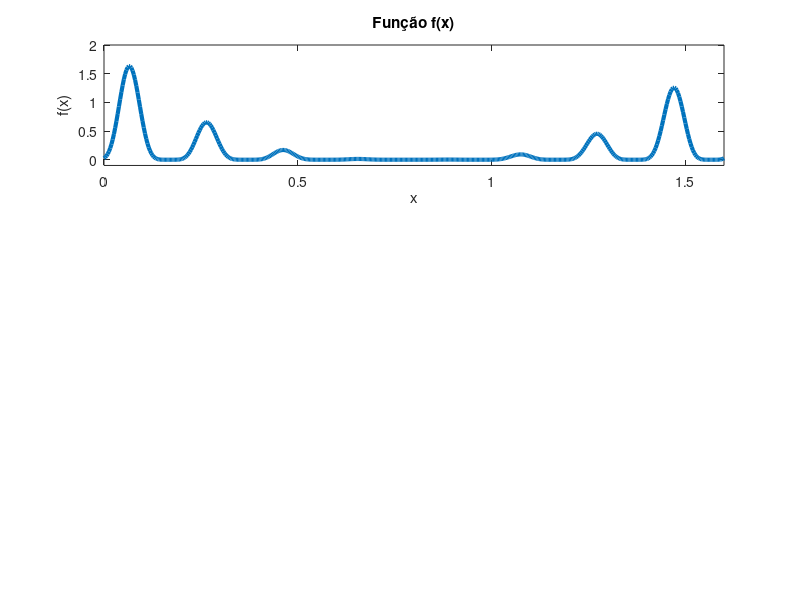

Write the MATLAB code that produced this figure. (Note: this script raises an error after producing the figure.)
clc
clear
close all;

figure;
set(gcf, 'Units', 'normalized', 'OuterPosition', [0 0 1 1]);

% Limites e definição do intervalo da função
limits = [0, 1.6];
range = limits(2) - limits(1);
set(0, 'defaultlinelinewidth', 3);

% Gráfico da função no primeiro subplot
subplot(3, 1, 1); % 3 linhas, 1 coluna, primeira posição
ezplot('4 * (sin(5 * pi * x + 0.5).^6) .* exp(log2((x - 0.8).^2))', limits)
ylabel('f(x)')
title('Função f(x)')
axis([0, limits(2), -0.1, 2]);
hold on

% Inicialização do ponto inicial
x_current = limits(1) + rand * range;

% Avaliação da função objetivo
F_current = f1(x_current);

% Plot da solução inicial e do máximo global conhecido
plot(x_current, F_current, 'or', 'MarkerSize', 6);
plot(0.065182, 1.6333, 'ok', 'MarkerSize', 10, 'MarkerFaceColor', 'g');
legend('Função f(x)', 'Solução inicial', 'Solução do máximo','Location', [0.95, 0.65, 0.01, 0.01]);

% Vetores para guardar os valores de x e F
xplot(1) = x_current; 
Fplot(1) = F_current; 

% Parâmetros de iteração e contagem de estagnação
it = 1;
num_it = 300;
max_no_improvement = 25;  % Número máximo de iterações sem melhora antes da reinicialização
no_improvement_count = 0;  % Contador de iterações sem melhora
step_size = 0.02 * range;  % Passo máximo permitido

% Loop do Hill Climbing com reinicialização MRGC
while it <= num_it
    % Gerar um ponto de teste aleatório dentro de 0.02 da amplitude do espaço de pesquisa
    x_teste = x_current + (rand * 2 - 1) * step_size; % Intervalo [x_current - step_size, x_current + step_size]
    x_teste = max(min(x_teste, limits(2)), limits(1)); % Garantir que o ponto esteja nos limites

    % Avaliação da função objetivo no ponto de teste
    F_teste = f1(x_teste);

    % Verificação de melhora na função objetivo
    if F_teste > F_current
        x_current = x_teste;
        F_current = F_teste;
        plot(x_teste, F_teste, 'ok', 'MarkerSize', 6);
        no_improvement_count = 0;  % Reset ao contador se houver melhora
    else
        no_improvement_count = no_improvement_count + 1;
    end

    % Armazenamento dos valores da iteração
    xplot(it) = x_current;
    Fplot(it) = F_current;

    % Verificação para reinicialização MRHC
    if no_improvement_count >= max_no_improvement
        x_current = limits(1) + rand * range;  % Novo ponto aleatório
        F_current = f1(x_current);  % Reavaliação no novo ponto
        no_improvement_count = 0;  % Reset do contador de estagnação
        plot(x_current, F_current, 'or', 'MarkerSize', 6);  % Plot do novo ponto inicial
    end

    it = it + 1;
end

hold off

% Gráficos dos resultados
It_plot = 1:1:num_it;

% Gráfico do máximo de F no segundo subplot
subplot(3, 1, 2); % 3 linhas, 1 coluna, segunda posição
plot(It_plot, Fplot, 'b-', 'LineWidth', 1.5);
title('Gráfico do y máximo');
xlabel('Iterações');
ylabel('F');
axis([0 num_it 0 1.7]);

% Gráfico do máximo de x no terceiro subplot
subplot(3, 1, 3); % 3 linhas, 1 coluna, terceira posição
plot(It_plot, xplot, 'r-', 'LineWidth', 1.5);
title('Gráfico do x máximo');
xlabel('Iterações');
ylabel('x');
axis([0 num_it 0 1.7]);

hold off
